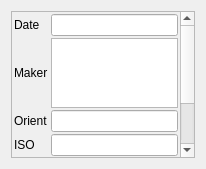
<?xml version="1.0" encoding="UTF-8"?>
<ui version="4.0">
 <class>MetadataWidget</class>
 <widget class="QWidget" name="MetadataWidget">
  <property name="geometry">
   <rect>
    <x>0</x>
    <y>0</y>
    <width>206</width>
    <height>169</height>
   </rect>
  </property>
  <property name="windowTitle">
   <string>Form</string>
  </property>
  <layout class="QVBoxLayout" name="verticalLayout">
   <item>
    <widget class="QScrollArea" name="scrollArea">
     <property name="widgetResizable">
      <bool>true</bool>
     </property>
     <widget class="QWidget" name="scrollAreaWidgetContents">
      <property name="geometry">
       <rect>
        <x>0</x>
        <y>0</y>
        <width>169</width>
        <height>259</height>
       </rect>
      </property>
      <layout class="QGridLayout" name="gridLayout">
       <property name="margin">
        <number>2</number>
       </property>
       <property name="spacing">
        <number>2</number>
       </property>
       <item row="1" column="0">
        <widget class="QLabel" name="label">
         <property name="text">
          <string>Maker</string>
         </property>
        </widget>
       </item>
       <item row="1" column="1">
        <widget class="QTextEdit" name="makerLineEdit"/>
       </item>
       <item row="3" column="0">
        <widget class="QLabel" name="label_2">
         <property name="text">
          <string>ISO</string>
         </property>
        </widget>
       </item>
       <item row="4" column="0">
        <widget class="QLabel" name="label_3">
         <property name="text">
          <string>f (mm)</string>
         </property>
        </widget>
       </item>
       <item row="5" column="0">
        <widget class="QLabel" name="label_4">
         <property name="text">
          <string>F/D</string>
         </property>
        </widget>
       </item>
       <item row="6" column="0">
        <widget class="QLabel" name="label_5">
         <property name="text">
          <string>Pause</string>
         </property>
        </widget>
       </item>
       <item row="3" column="1">
        <widget class="QLineEdit" name="isoLineEdit"/>
       </item>
       <item row="4" column="1">
        <widget class="QLineEdit" name="focalLineEdit"/>
       </item>
       <item row="5" column="1">
        <widget class="QLineEdit" name="apertureLineEdit"/>
       </item>
       <item row="6" column="1">
        <widget class="QLineEdit" name="speedLineEdit"/>
       </item>
       <item row="2" column="1">
        <widget class="QLineEdit" name="orientationLineEdit"/>
       </item>
       <item row="2" column="0">
        <widget class="QLabel" name="label_6">
         <property name="text">
          <string>Orient</string>
         </property>
        </widget>
       </item>
       <item row="0" column="0">
        <widget class="QLabel" name="label_7">
         <property name="text">
          <string>Date</string>
         </property>
        </widget>
       </item>
       <item row="0" column="1">
        <widget class="QLineEdit" name="dateLineEdit"/>
       </item>
      </layout>
     </widget>
    </widget>
   </item>
  </layout>
 </widget>
 <resources/>
 <connections/>
</ui>
